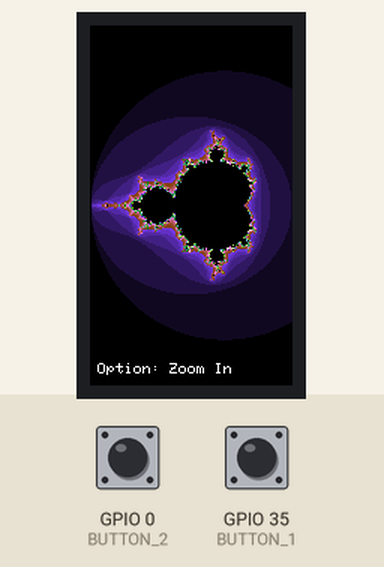
Bench run of a sketch on a simulated ESP32. On the bench: 135×240 colour display. The test bench sets the inputs (shaded band); at power-on: GPIO 35 (BUTTON_1) HIGH, GPIO 0 (BUTTON_2) HIGH.

Above: at 1.4 s.
1.5 s: GPIO 35 (BUTTON_1) pulled LOW for 1 s
At 2.8 s:
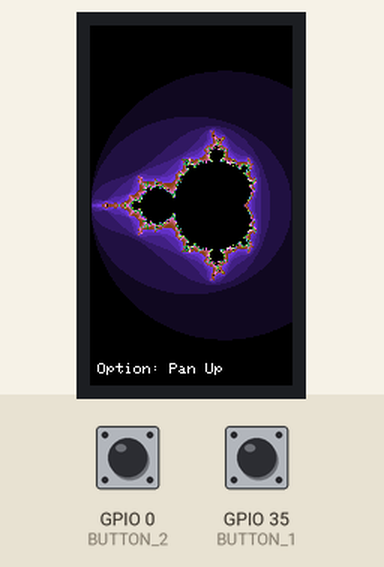
4.0 s: GPIO 0 (BUTTON_2) pulled LOW for 1 s
At 5.8 s:
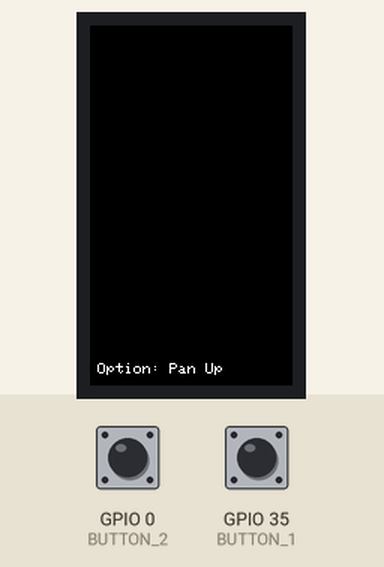
6.6 s: GPIO 35 (BUTTON_1) pulled LOW for 0.15 s
At 7.8 s:
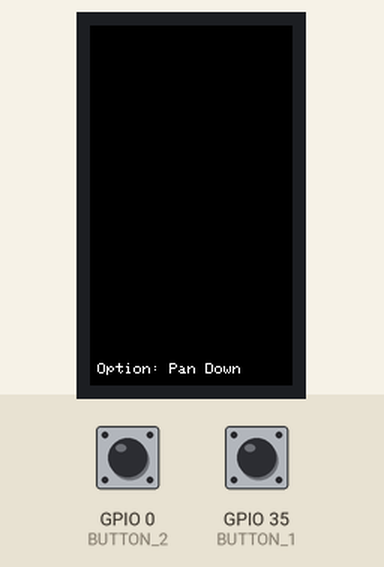
8.2 s: GPIO 0 (BUTTON_2) pulled LOW for 0.15 s
At 8.8 s:
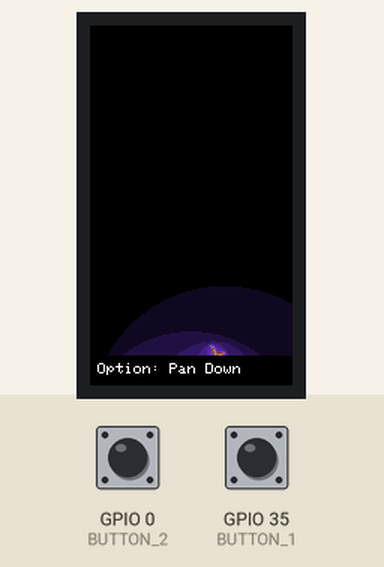
Timing chart, 0 to 10.9 s (numbered marks = the images above; inputs shaded):
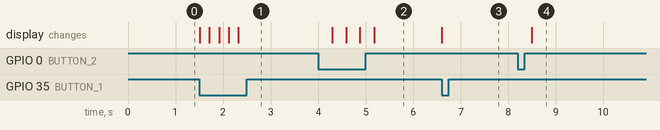

Measured:
- after the input at 1.5 s, the display: first changes at once (image 1 shows a later state)
- after the input at 4.0 s, the display: first changes after 0.29 s (image 2 shows a later state)
- after the input at 6.6 s, the display: changes at once (image 3)
- after the input at 8.2 s, the display: changes after 0.29 s (image 4)

The sketch:

mandelbrot.ino
```cpp
#include <TFT_eSPI.h>
#include <SPI.h>
#include <cmath>

TFT_eSPI tft = TFT_eSPI();

#define SCREEN_WIDTH  135
#define SCREEN_HEIGHT 240

#define BUTTON_1  35
#define BUTTON_2  0

double minRe = -2.0;
double maxRe = 1.0;
double minIm;
double maxIm;
int MAX_ITER = 100;

double zoomFactor = 0.8;
int zoomLevel = 0;
double panFactor = 0.2;

double reCenter;
double imCenter;

bool needsRedraw = true;
int selectedOption = 0;
String menuOptions[] = { "Zoom In", "Zoom Out", "Reset View", "Pan Left", "Pan Right", "Pan Up", "Pan Down" };
const int numOptions = 7;

void setup() {
  Serial.begin(115200);

  tft.init();
  tft.setRotation(0);
  tft.fillScreen(TFT_BLACK);

  pinMode(BUTTON_1, INPUT_PULLUP);
  pinMode(BUTTON_2, INPUT_PULLUP);

  minIm = -(maxRe - minRe) * SCREEN_HEIGHT / SCREEN_WIDTH / 2.0;
  maxIm = -minIm;

  reCenter = (minRe + maxRe) / 2.0;
  imCenter = (minIm + maxIm) / 2.0;

  drawMandelbrot();
  displayMenu();
}

void loop() {
  bool button1Pressed = digitalRead(BUTTON_1) == LOW;
  bool button2Pressed = digitalRead(BUTTON_2) == LOW;

  if (button1Pressed) {
    cycleMenu();
    delay(200);
  } else if (button2Pressed) {
    executeOption();
    delay(200);
  }

  if (needsRedraw) {
    drawMandelbrot();
    needsRedraw = false;
    displayMenu();
  }
}

void drawMandelbrot() {
  tft.startWrite();

  maxIm = minIm + (maxRe - minRe) * SCREEN_HEIGHT / SCREEN_WIDTH;

  double reFactor = (maxRe - minRe) / (SCREEN_WIDTH - 1);
  double imFactor = (maxIm - minIm) / (SCREEN_HEIGHT - 1);

  for (int y = 0; y < SCREEN_HEIGHT - 20; y++) {
    double c_im = maxIm - y * imFactor;

    for (int x = 0; x < SCREEN_WIDTH; x++) {
      double c_re = minRe + x * reFactor;

      double Z_re = c_re, Z_im = c_im;
      bool isInside = true;
      int n;

      for (n = 0; n < MAX_ITER; n++) {
        double Z_re2 = Z_re * Z_re;
        double Z_im2 = Z_im * Z_im;

        if (Z_re2 + Z_im2 > 4) {
          isInside = false;
          break;
        }

        Z_im = 2 * Z_re * Z_im + c_im;
        Z_re = Z_re2 - Z_im2 + c_re;
      }

      uint16_t color;
      if (isInside) {
        color = TFT_BLACK;
      } else {
        color = tft.color565(n % 16 * 16, n % 32 * 8, n % 8 * 32);
      }

      tft.drawPixel(x, y, color);
    }
  }

  tft.endWrite();
}

void zoomIn() {
  zoomFactor *= 0.9;
  double reWidth = (maxRe - minRe) * zoomFactor;
  double imHeight = (maxIm - minIm) * zoomFactor;

  minRe = reCenter - reWidth / 2.0;
  maxRe = reCenter + reWidth / 2.0;
  minIm = imCenter - imHeight / 2.0;
  maxIm = imCenter + imHeight / 2.0;

  zoomLevel++;
  MAX_ITER += 20;

  needsRedraw = true;
}

void zoomOut() {
  zoomFactor *= 1.1;
  double reWidth = (maxRe - minRe) / zoomFactor;
  double imHeight = (maxIm - minIm) / zoomFactor;

  minRe = reCenter - reWidth / 2.0;
  maxRe = reCenter + reWidth / 2.0;
  minIm = imCenter - imHeight / 2.0;
  maxIm = imCenter + imHeight / 2.0;

  zoomLevel--;
  MAX_ITER -= 20;

  needsRedraw = true;
}

void resetView() {
  minRe = -2.0;
  maxRe = 1.0;
  minIm = -(maxRe - minRe) * SCREEN_HEIGHT / SCREEN_WIDTH / 2.0;
  maxIm = -minIm;

  zoomLevel = 0;
  zoomFactor = 0.8;
  MAX_ITER = 100;

  reCenter = (minRe + maxRe) / 2.0;
  imCenter = (minIm + maxIm) / 2.0;

  needsRedraw = true;
}

void pan(double deltaX, double deltaY) {
  double reWidth = maxRe - minRe;
  double imHeight = maxIm - minIm;

  minRe += deltaX * reWidth;
  maxRe += deltaX * reWidth;
  minIm += deltaY * imHeight;
  maxIm += deltaY * imHeight;

  reCenter = (minRe + maxRe) / 2.0;
  imCenter = (minIm + maxIm) / 2.0;

  needsRedraw = true;
}

void cycleMenu() {
  selectedOption = (selectedOption + 1) % numOptions;
  displayMenu();
}

void executeOption() {
  switch (selectedOption) {
    case 0: zoomIn(); break;
    case 1: zoomOut(); break;
    case 2: resetView(); break;
    case 3: pan(-0.2, 0); break;
    case 4: pan(0.2, 0); break;
    case 5: pan(0, 0.2); break;
    case 6: pan(0, -0.2); break;
  }
}

void displayMenu() {
  tft.fillRect(0, SCREEN_HEIGHT - 20, SCREEN_WIDTH, 20, TFT_BLACK);
  tft.setCursor(5, SCREEN_HEIGHT - 15);
  tft.setTextColor(TFT_WHITE, TFT_BLACK);
  tft.setTextSize(1);
  tft.print("Option: ");
  tft.print(menuOptions[selectedOption]);
}
```
